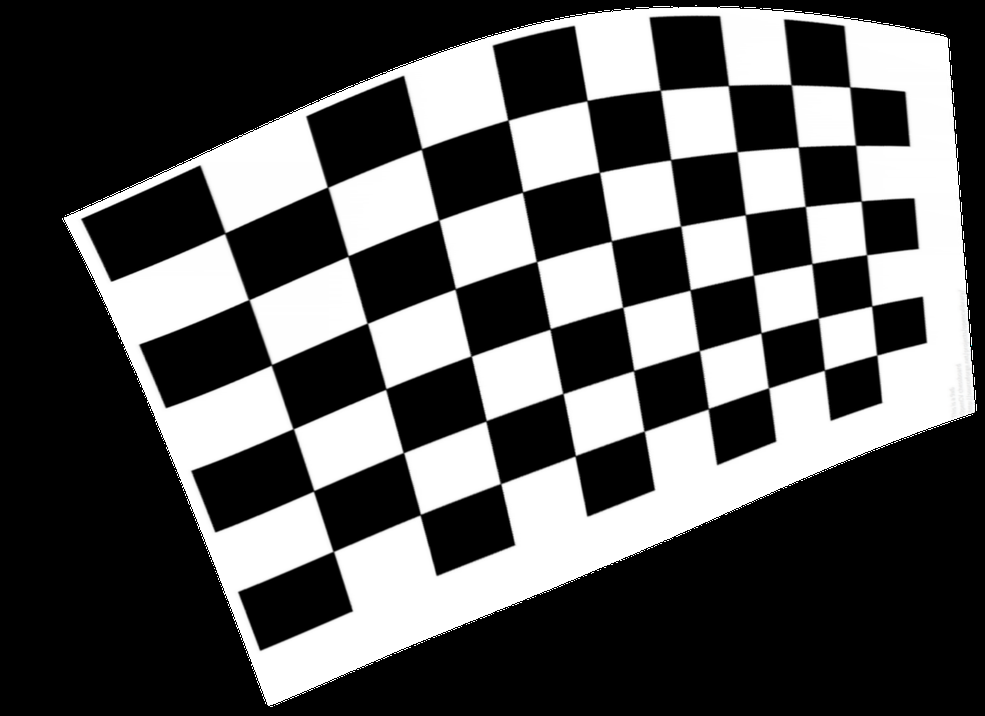
#> input picture assets/chessboard_distorted.png, 985 x 716 px, shrunk from 1600 x 1163 before the run
$ jupyter execute distortion_perspective.ipynb   (shell and % lines are left out)   (older library calls are emulated)
#> lines starting #> are read from the running program, lines starting #| are printed output that depends on the picture; after the words box and inside, x2 and y2 are one past the last pixel; in counts of white or black regions, pixels touching at a corner belong together
[cell 1]
from __future__ import print_function, division
import numpy as np
import cv2
import matplotlib.pyplot as plt

## Distortion check with chessboard

There are two types of distortions

* Radial Distortion (most common)
  * distorts the edges of images
  * makes lines or objects appear more or less curved
  * measured in $(k1, k2, k3)$
  *
* Tangential Distortion
  * when a camera's lens is not perfectly aligned
  * it makes the image look tilted
  * measured in $(p1, p2)$
  *

## 1. ChessBoard Corners

* First step to deal with the image distortion is to calibrate a camera using the chessboard corners
* What are corners?
    * Corners are points where two black squares and two white squares interesect
    * In OpenCV,
        * `cv2.findChessboardCorners(image, (nx, ny), None) -> ret, corners`
        * `cv2.drawChessboardCorners(image, (nx, ny), corners, ret) -> image`

[cell 2]
image = cv2.imread("assets/chessboard_distorted.png")
#> image is the input picture: shape (716, 985, 3); mean B, G, R 87.2, 87.2, 87.2
image = cv2.cvtColor(image, cv2.COLOR_BGR2RGB)
plt.imshow(image);

[cell 3]
# 0. count nx, ny = (9, 6)
# 1. grayscale
# 2. find corners
# 3. draw corners
image = cv2.imread("assets/chessboard_distorted.png")
image = cv2.cvtColor(image, cv2.COLOR_BGR2RGB)

nx = 9
ny = 6

gray = cv2.cvtColor(image, cv2.COLOR_RGB2GRAY)
ret, corners = cv2.findChessboardCorners(gray, (nx, ny), None)
#> ret = True; corners = 54 rows, first 8: [224.7, 233.3], [327.4, 187.1], [421.5, 149], [507.9, 120], [587.2, 100.4], [660.4, 90.28], [728.3, 85.59], [790.9, 84.57]

if ret:
    result = cv2.drawChessboardCorners(image, (nx, ny), corners, ret)
    plt.figure(figsize=(15, 15));
    plt.imshow(image);

## 2. Calibrate Camera

This step is basically
* Run the above step multiple times and collect corners location
* Calibrate the camera
    * In OpenCV,
        * `ret, mtx, dist, rvecs, tvecs = cv2.calibrateCamera(obj_pt_list, img_pt_list, img_size, None, None)`
            * `obj_pt_list` are true coordinates, (x, y, z) for corners
                * i.e `[(0, 0, 0), (1, 0, 0), (2, 0, 0), ... (8, 5, 0)]`
            * `img_pt_list` are actual coordinates, (x, y, z) for corners found in the actual images
                * i.e they are dirty numbers that need to be calibrated

[cell 4]
import glob

[cell 5]
# define object points: (x, y, z) coordinates for each corners
# there are 6 rows and 5 columns and z is 0 because it's 2-d
# e.g. (0, 0, 0), (1, 0, 0), (2, 0, 0), ..., (7, 5, 0)
obj_p = np.zeros([6 * 8, 3], np.float32)
obj_p[:, :2] = np.mgrid[0:8, 0:6].T.reshape(-1, 2)
obj_p

[cell 6]
obj_pt_list = []
img_pt_list = []

images = glob.glob("assets/calibration_wide/GO*.jpg")

for idx, fname in enumerate(images):

    img = cv2.imread(fname)
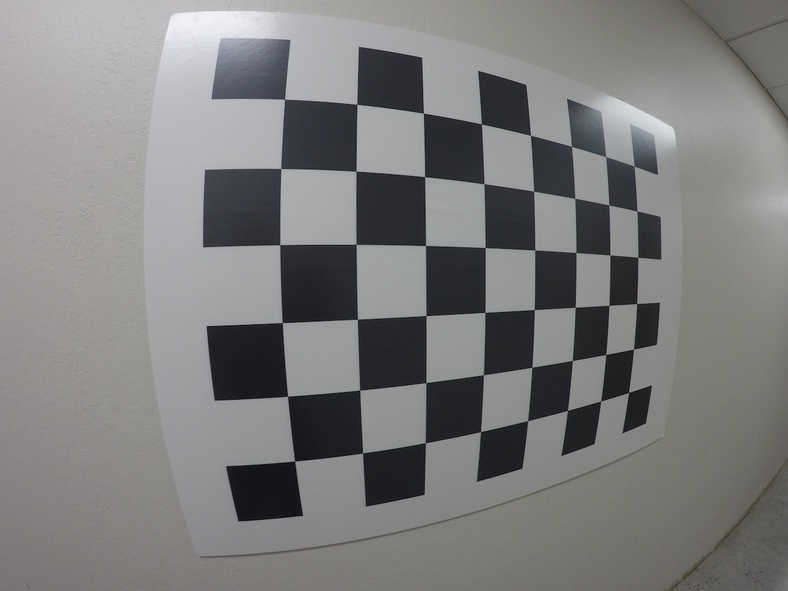
#> input picture assets/calibration_wide/GOPR0032.jpg, 788 x 591 px, shrunk from 1280 x 960 before the run
#> img is the input picture: shape (591, 788, 3); mean B, G, R 124.7, 124.9, 125.1
    gray = cv2.cvtColor(img, cv2.COLOR_BGR2GRAY)
#> gray: shape (591, 788)

    ret, corners = cv2.findChessboardCorners(gray, (8, 6), None)
#> corners = 48 rows, first 8: [284.5, 99.18], [356.9, 104.3], [423.4, 113], [481.4, 124], [530.5, 135.4], [571.4, 146.3], [605.6, 156.5], [634, 166]

    if ret:
        obj_pt_list.append(obj_p)
        img_pt_list.append(corners)

[cell 7]
test_img = cv2.imread("assets/calibration_wide/test_image.jpg")
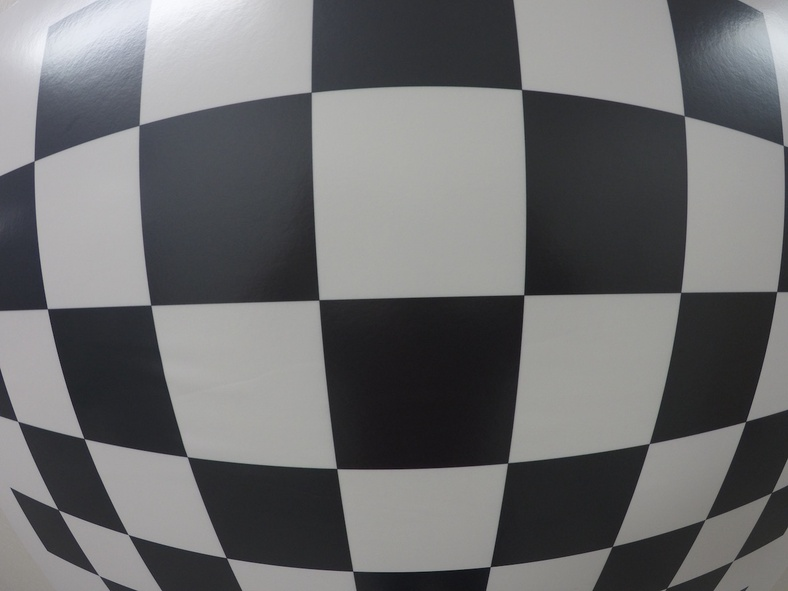
#> input picture assets/calibration_wide/test_image.jpg, 788 x 591 px, shrunk from 1280 x 960 before the run
#> test_img is the input picture: shape (591, 788, 3); mean B, G, R 110.7, 109.5, 109.1
img_size = (test_img.shape[1], test_img.shape[0])
#> img_size = (788, 591)

# Do camera calibration given object points and image points
ret, mtx, dist, rvecs, tvecs = cv2.calibrateCamera(obj_pt_list,
                                                   img_pt_list,
                                                   img_size, None, None)
#> ret = 0.288; mtx = [[344.1, 0, 400.6], [0, 344.9, 307.9], [0, 0, 1]]; dist = [[-0.253, 0.0911, -0.00071, 0.000827, -0.0185]]; rvecs = ([0.093, -0.323, -0.0256], [0.114, -0.185, -0.0383], [0.0499, 0.0228, -0.0109]); tvecs = ([-1.56, -2.8, 4.03], [-2.1, -2.83, 5.94], [-3.5, -2.76, 3.68])

dst = cv2.undistort(test_img, mtx, dist, None, mtx)
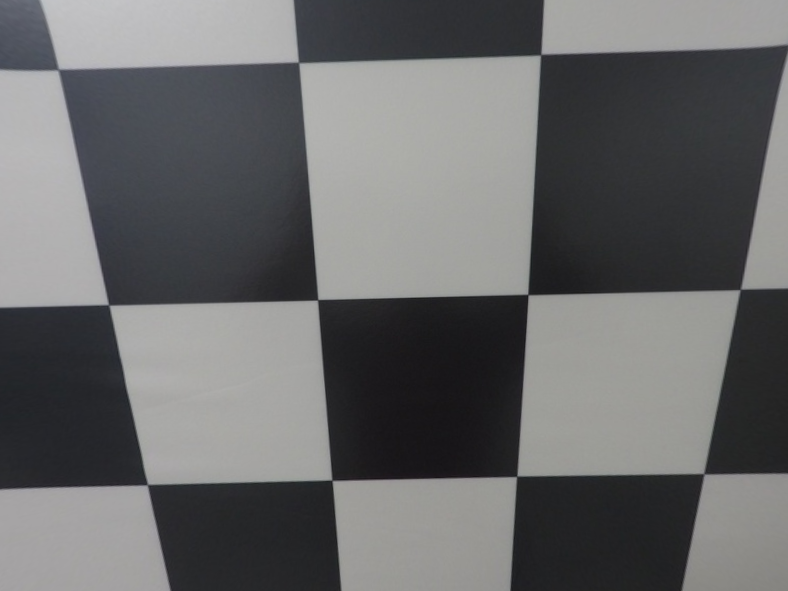
#> dst: shape (591, 788, 3); mean B, G, R 105.2, 104.4, 104
cv2.imwrite('assets/calibration_wide/test_undist.jpg', dst)


plt.figure(figsize=(15, 15))
plt.subplot(1, 2, 1);
plt.imshow(test_img);
plt.title("original");

plt.subplot(1, 2, 2);
plt.imshow(dst);
plt.title("undistorted");
#> figure, not shown here; B, G, R data is drawn as R, G, B

## 3. Transform Perspective

[cell 8]
# we will transform this image to the bird's eye view
image = cv2.imread("assets/calibration_wide/GOPR0032.jpg")
image = cv2.cvtColor(image, cv2.COLOR_BGR2RGB)
#> image: shape (591, 788, 3)
plt.imshow(image);

[cell 9]
image = cv2.imread("assets/calibration_wide/GOPR0032.jpg")
image = cv2.cvtColor(image, cv2.COLOR_BGR2RGB)

nx, ny = 8, 6

def undistort_warp(image, mtx, dist, nx, ny):
    """ Undistort and transform to the bird eye view

    Parameters
    ----------
    image : 3d-array (H, W, C)

    mtx : 2d-array (3, 3)
        Calibrate Camera Matrix

    dist: 2d-array (1, 5)
        Calibrate camera coefficient matrix
        [k1, k2, p1, p2, k3]

    """
#> called with mtx = array of shape (3, 3), dist = array of shape (1, 5), nx = 8, ny = 6
    undist = cv2.undistort(image, mtx, dist)
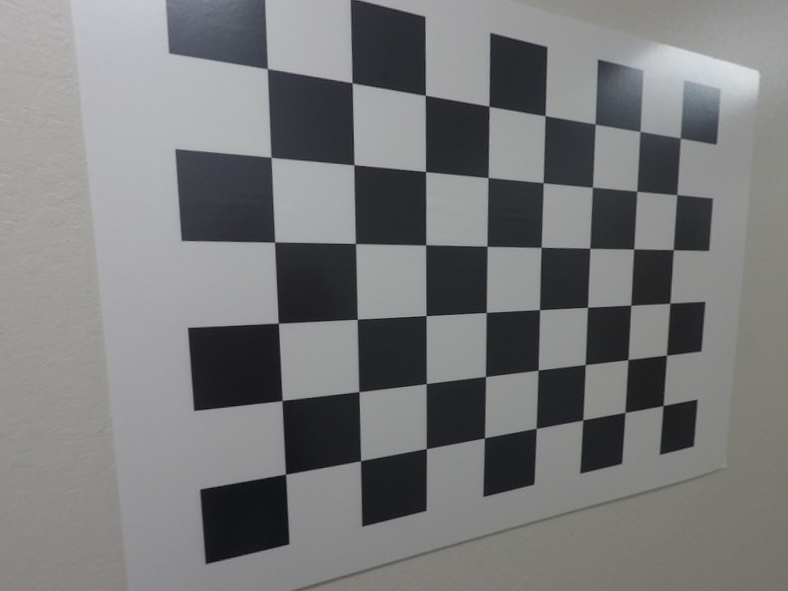
#> undist: shape (591, 788, 3); mean R, G, B 121.1, 121.7, 122.4
    gray = cv2.cvtColor(undist, cv2.COLOR_RGB2GRAY)
    ret, corners = cv2.findChessboardCorners(gray, (nx, ny), None)
#> ret = True; corners = 48 rows, first 8: [267.4, 68.53], [352.2, 82.84], [425.3, 95.13], [489.1, 106.3], [545, 115.8], [595.2, 124.4], [640.4, 130.8], [679.6, 137.6]

    if ret:
        _ = cv2.drawChessboardCorners(undist, (nx, ny), corners, ret)
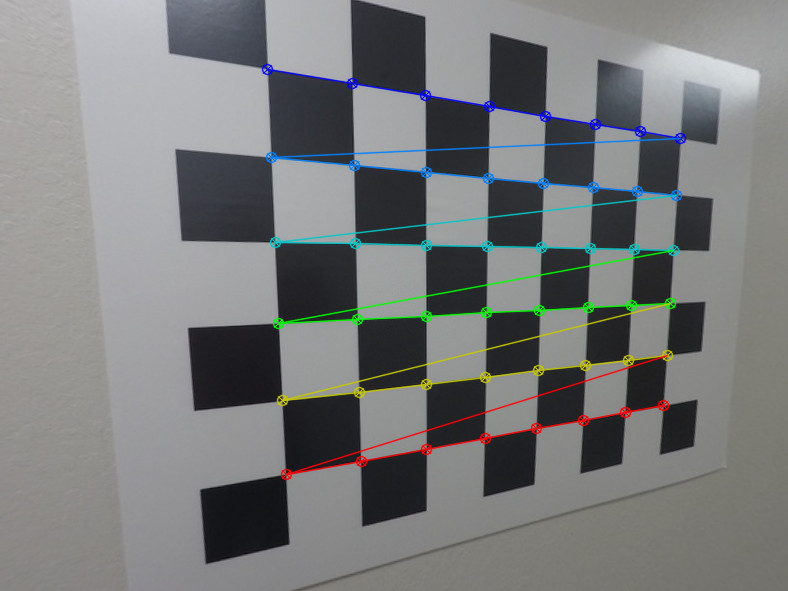
#> undist: shape (591, 788, 3); 3.63% of pixels changed, all inside (x1, y1, x2, y2) = (261, 63, 687, 481)

        src = np.array([corners[0], corners[nx - 1], corners[-1], corners[-nx]], dtype=np.float32)
#> src = [[267.4, 68.53], [679.6, 137.6], [663.2, 405.5], [285.8, 474.3]]

        offset = 100
        height, width = gray.shape
#> height = 591; width = 788

        dst = [[offset, offset],
               [width - offset, offset],
               [width - offset, height - offset],
               [offset, height - offset]]
        dst = np.array(dst, dtype=np.float32)

        M = cv2.getPerspectiveTransform(src, dst)
#> M = [[0.688, -0.052, -99.45], [-0.184, 0.688, 83.26], [-0.000663, -0.000177, 1]]
        warped = cv2.warpPerspective(undist, M, (width, height))
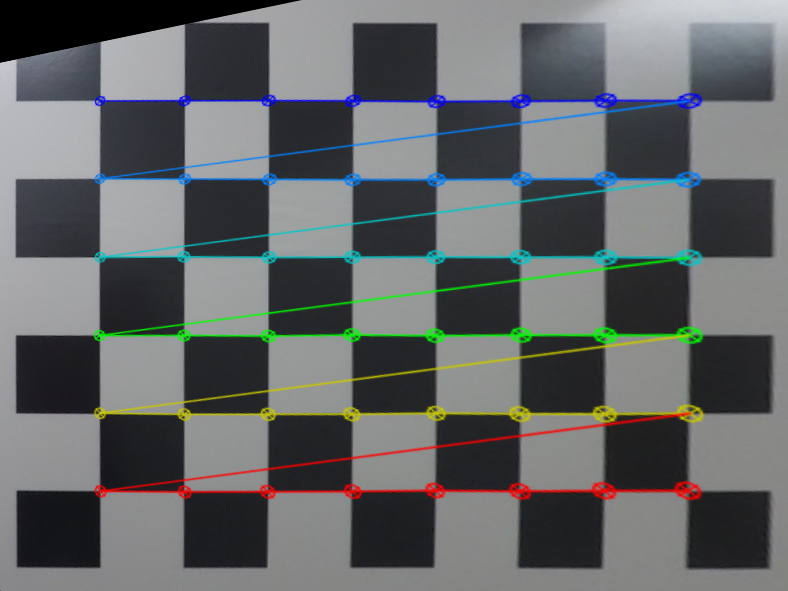
#> warped: shape (591, 788, 3); mean R, G, B 99.2, 102.2, 102.8

    return warped, M

warped, M = undistort_warp(image, mtx, dist, nx, ny)

plt.figure(figsize=(15, 15))
plt.subplot(1, 2, 1);
plt.imshow(image);

plt.subplot(1, 2, 2);
plt.imshow(warped);
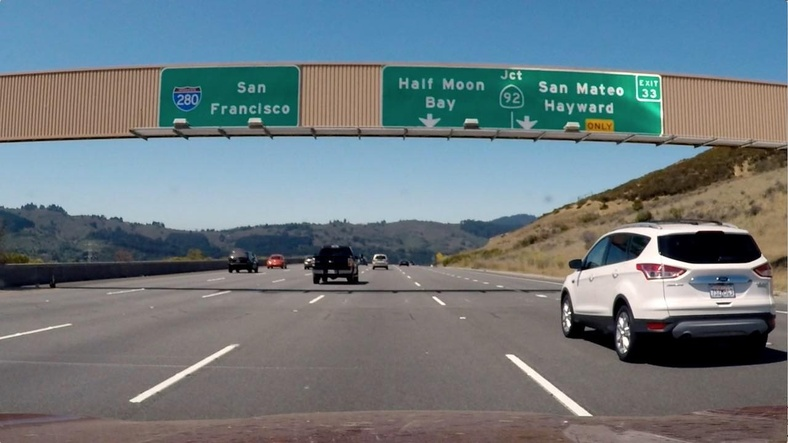
#> input picture assets/signs_vehicles_xygrad.jpg, 788 x 443 px, shrunk from 1280 x 720 before the run
#> further down, image is the input picture: shape (443, 788, 3); mean B, G, R 127.4, 121.6, 109.2

## 4. Apply sobel

[cell 10]
# Define a function that applies Sobel x or y,
# then takes an absolute value and applies a threshold.
# Note: calling your function with orient='x', thresh_min=5, thresh_max=100
# should produce output like the example image shown above this quiz.
def abs_sobel_thresh(img, orient='x', thresh_min=0, thresh_max=255):

    # Apply the following steps to img
    # 1) Convert to grayscale
    # 2) Take the derivative in x or y given orient = 'x' or 'y'
    # 3) Take the absolute value of the derivative or gradient
    # 4) Scale to 8-bit (0 - 255) then convert to type = np.uint8
    # 5) Create a mask of 1's where the scaled gradient magnitude
            # is > thresh_min and < thresh_max
    # 6) Return this mask as your binary_output image
#> called with orient = 'x', thresh_min = 50, thresh_max = 255
    gray = cv2.cvtColor(image, cv2.COLOR_RGB2GRAY)
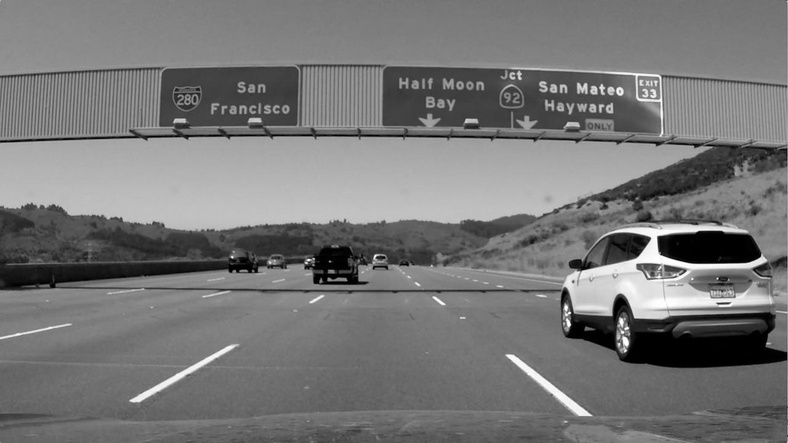
#> gray: shape (443, 788); min 0, max 255, mean 118.6

    if orient == 'x':
        sobel = cv2.Sobel(gray, cv2.CV_64F, 1, 0)
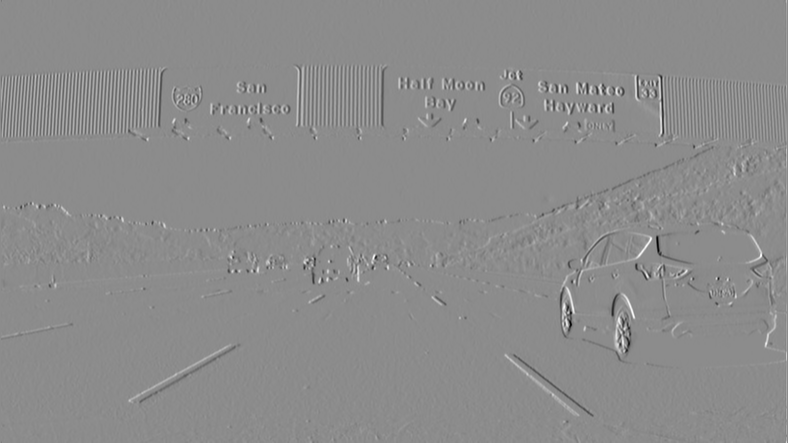
#> sobel: shape (443, 788) float64; min -877, max 720, mean 0.1; drawn with min black and max white
    else:
        sobel = cv2.Sobel(gray, cv2.CV_64F, 0, 1)

    abs_sobel = np.abs(sobel)
    eight_bits_sobel = np.uint8(abs_sobel * 255 / np.max(abs_sobel))

    binary_output = np.zeros_like(eight_bits_sobel)
    binary_output[(thresh_min <= eight_bits_sobel) & (eight_bits_sobel <= thresh_max)] = 1

    return binary_output

[cell 11]
image = cv2.imread("assets/signs_vehicles_xygrad.jpg")
image = cv2.cvtColor(image, cv2.COLOR_BGR2RGB)

# Run the function
grad_binary = abs_sobel_thresh(image, orient='x', thresh_min=50, thresh_max=255)
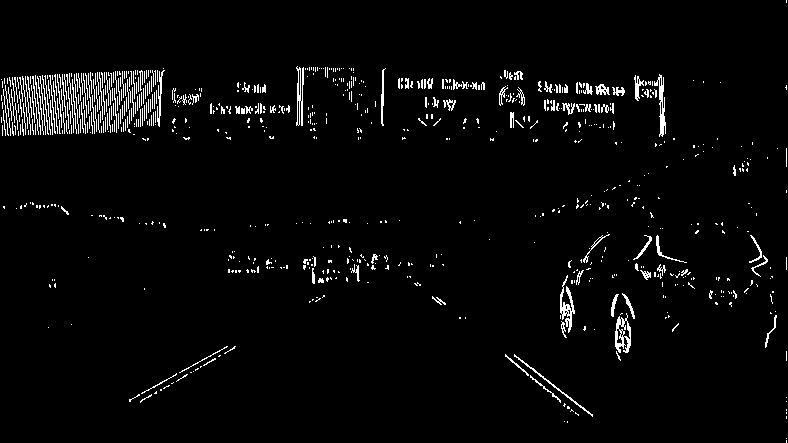
#> grad_binary: shape (443, 788); values 0 (black) and 1 (white), 3.2% white in thin lines or dots
# Plot the result
f, (ax1, ax2) = plt.subplots(1, 2, figsize=(24, 9))
f.tight_layout();

ax1.imshow(image);
ax1.set_title('Original Image', fontsize=50);

ax2.imshow(grad_binary, cmap='gray');
ax2.set_title('Thresholded Gradient', fontsize=50);
